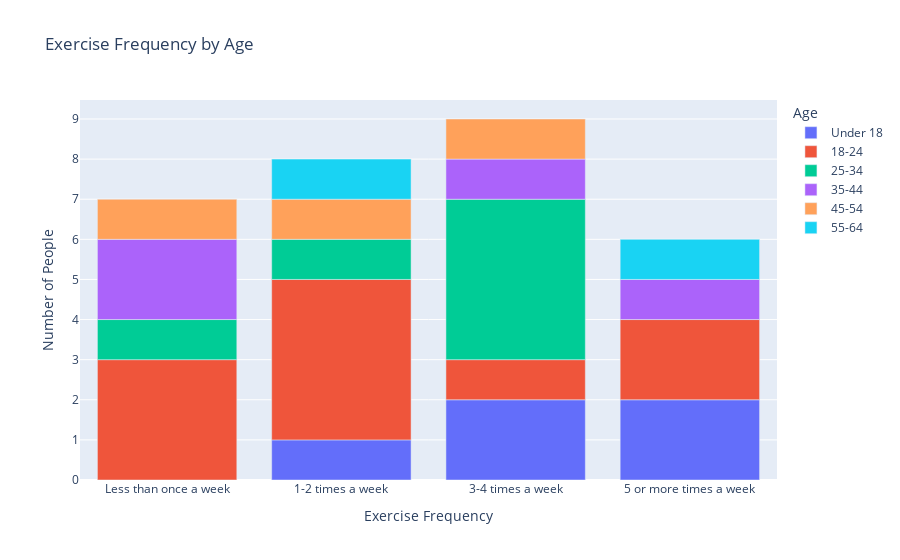

Notebook source saved alongside this figure:
### Markdown cell above
#### Fitness time usage

First I will be covering the time usage part of the fitness questionnaire. This will cover exercise frequency and the frequency of tracking data gathered with the wearable as those are the two metrics that I am most interested in. I will be covering these topics based on age, gender and education.

### Code cell
exercise_frequency_order = ['Less than once a week', '1-2 times a week', '3-4 times a week', '5 or more times a week']
age_order = ['Under 18', '18-24', '25-34', '35-44', '45-54', '55-64']

age_counts = df['Age'].value_counts().reindex(age_order)
print("Count of each age group:")
print(age_counts)

frequency_counts = df.groupby(['Exercise Frequency', 'Age']).size().reset_index(name='Count')
exercise_frequency_order = ['Less than once a week', '1-2 times a week', '3-4 times a week', '5 or more times a week']
age_order = ['Under 18', '18-24', '25-34', '35-44', '45-54', '55-64']

fig = px.bar(
    frequency_counts,
    x='Exercise Frequency', 
    y='Count', 
    color='Age', 
    title='Exercise Frequency by Age',
    labels={'Count': 'Number of People'},
    category_orders={
        'Exercise Frequency': exercise_frequency_order,
        'Age': age_order
    }
)
fig

### Figure 1 — Plotly figure (JSON) as saved in the notebook; plotly's stock layout.template omitted (floating-point values rounded to 4 significant figures)
{"data": [{"alignmentgroup": "True", "hovertemplate": "Age=Under 18<br>Exercise Frequency=%{x}<br>Number of People=%{y}<extra></extra>", "legendgroup": "Under 18", "marker": {"color": "#636efa", "pattern": {"shape": ""}}, "name": "Under 18", "offsetgroup": "Under 18", "orientation": "v", "showlegend": true, "textposition": "auto", "type": "bar", "x": ["1-2 times a week", "3-4 times a week", "5 or more times a week"], "xaxis": "x", "y": [1, 2, 2], "yaxis": "y"}, {"alignmentgroup": "True", "hovertemplate": "Age=18-24<br>Exercise Frequency=%{x}<br>Number of People=%{y}<extra></extra>", "legendgroup": "18-24", "marker": {"color": "#EF553B", "pattern": {"shape": ""}}, "name": "18-24", "offsetgroup": "18-24", "orientation": "v", "showlegend": true, "textposition": "auto", "type": "bar", "x": ["1-2 times a week", "3-4 times a week", "5 or more times a week", "Less than once a week"], "xaxis": "x", "y": [4, 1, 2, 3], "yaxis": "y"}, {"alignmentgroup": "True", "hovertemplate": "Age=25-34<br>Exercise Frequency=%{x}<br>Number of People=%{y}<extra></extra>", "legendgroup": "25-34", "marker": {"color": "#00cc96", "pattern": {"shape": ""}}, "name": "25-34", "offsetgroup": "25-34", "orientation": "v", "showlegend": true, "textposition": "auto", "type": "bar", "x": ["1-2 times a week", "3-4 times a week", "Less than once a week"], "xaxis": "x", "y": [1, 4, 1], "yaxis": "y"}, {"alignmentgroup": "True", "hovertemplate": "Age=35-44<br>Exercise Frequency=%{x}<br>Number of People=%{y}<extra></extra>", "legendgroup": "35-44", "marker": {"color": "#ab63fa", "pattern": {"shape": ""}}, "name": "35-44", "offsetgroup": "35-44", "orientation": "v", "showlegend": true, "textposition": "auto", "type": "bar", "x": ["3-4 times a week", "5 or more times a week", "Less than once a week"], "xaxis": "x", "y": [1, 1, 2], "yaxis": "y"}, {"alignmentgroup": "True", "hovertemplate": "Age=45-54<br>Exercise Frequency=%{x}<br>Number of People=%{y}<extra></extra>", "legendgroup": "45-54", "marker": {"color": "#FFA15A", "pattern": {"shape": ""}}, "name": "45-54", "offsetgroup": "45-54", "orientation": "v", "showlegend": true, "textposition": "auto", "type": "bar", "x": ["1-2 times a week", "3-4 times a week", "Less than once a week"], "xaxis": "x", "y": [1, 1, 1], "yaxis": "y"}, {"alignmentgroup": "True", "hovertemplate": "Age=55-64<br>Exercise Frequency=%{x}<br>Number of People=%{y}<extra></extra>", "legendgroup": "55-64", "marker": {"color": "#19d3f3", "pattern": {"shape": ""}}, "name": "55-64", "offsetgroup": "55-64", "orientation": "v", "showlegend": true, "textposition": "auto", "type": "bar", "x": ["1-2 times a week", "5 or more times a week"], "xaxis": "x", "y": [1, 1], "yaxis": "y"}], "layout": {"barmode": "relative", "legend": {"title": {"text": "Age"}, "tracegroupgap": 0}, "title": {"text": "Exercise Frequency by Age"}, "xaxis": {"anchor": "y", "categoryarray": ["Less than once a week", "1-2 times a week", "3-4 times a week", "5 or more times a week"], "categoryorder": "array", "domain": [0, 1], "title": {"text": "Exercise Frequency"}}, "yaxis": {"anchor": "x", "domain": [0, 1], "title": {"text": "Number of People"}}}}
